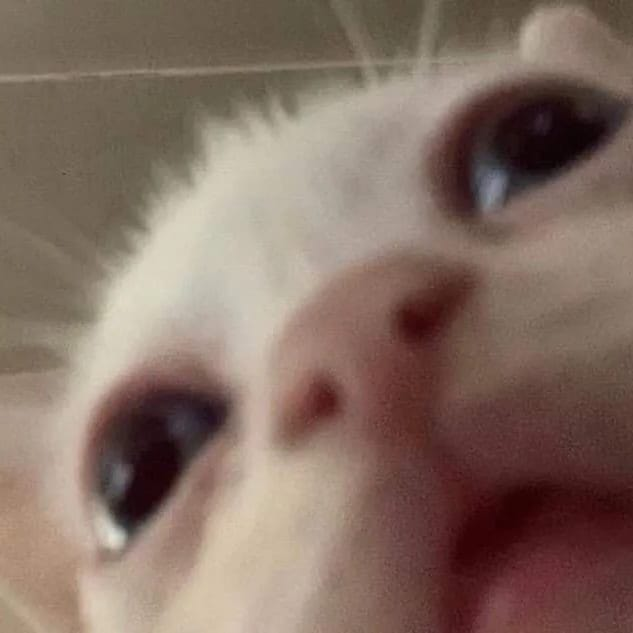
#> input picture meet_my_electronic_pet_goofy.jpg, 633 x 633 px, found by its file name
$ python 'Wrap affine transformation.py'
#> lines starting #> are read from the running program, lines starting #| are printed output that depends on the picture
import cv2
import numpy as np

img = cv2.imread(r"C:\Users\s44nidhya\Docs\meet_my_electronic_pet_goofy.jpg",0)
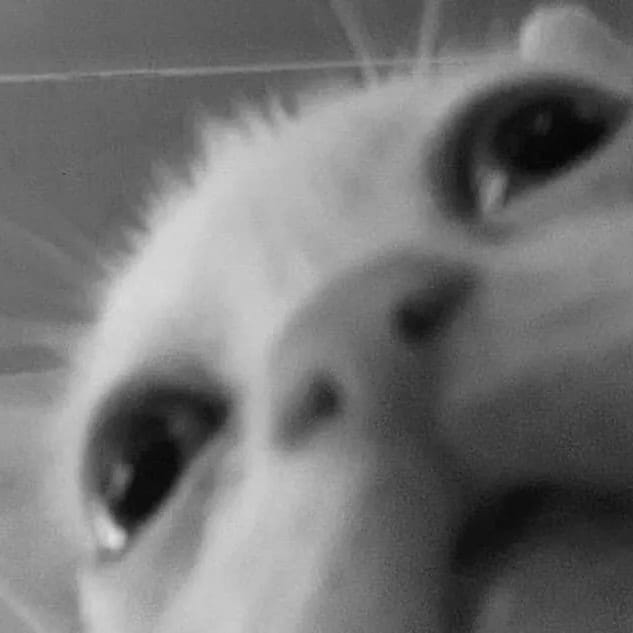
#> img: shape (633, 633); min 4, max 224, mean 116.1

rows, cols = img.shape
#> rows = 633; cols = 633

M = np.float32([[1,0,100], [0,1,50]])

dst = cv2.warpAffine(img, M, (cols, rows))
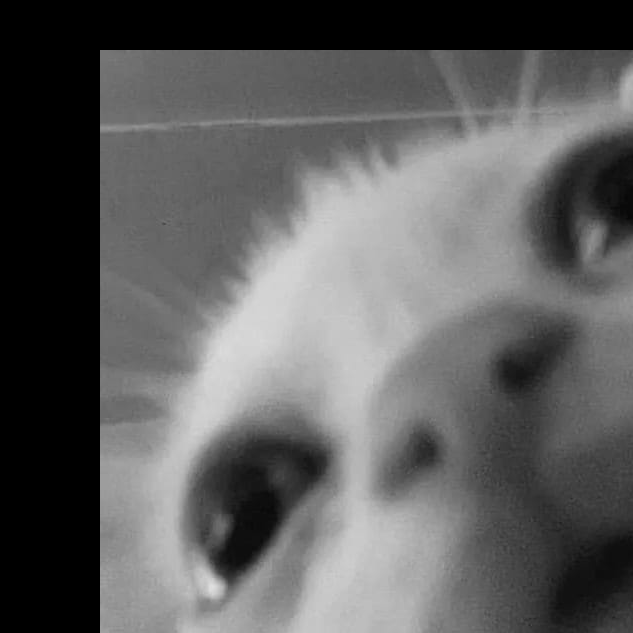
#> dst: shape (633, 633); min 0, max 224, mean 93.7

cv2.imshow('img',dst)
cv2.waitKey(0)
cv2.destroyAllWindows()
